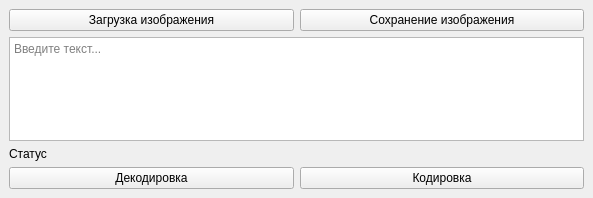
<?xml version="1.0" encoding="UTF-8"?>
<ui version="4.0">
 <class>MainWindow</class>
 <widget class="QMainWindow" name="MainWindow">
  <property name="geometry">
   <rect>
    <x>0</x>
    <y>0</y>
    <width>593</width>
    <height>198</height>
   </rect>
  </property>
  <property name="windowTitle">
   <string>Дешифратор</string>
  </property>
  <property name="styleSheet">
   <string notr="true">QPushButton:hover{color: blue; font: bold 10pt;}</string>
  </property>
  <widget class="QWidget" name="centralwidget">
   <layout class="QVBoxLayout" name="verticalLayout">
    <item>
     <layout class="QHBoxLayout" name="horizontalLayout">
      <item>
       <widget class="QPushButton" name="loadImgButton">
        <property name="text">
         <string>Загрузка изображения</string>
        </property>
       </widget>
      </item>
      <item>
       <widget class="QPushButton" name="saveImgButton">
        <property name="text">
         <string>Сохранение изображения</string>
        </property>
       </widget>
      </item>
     </layout>
    </item>
    <item>
     <widget class="QPlainTextEdit" name="plainTextEdit">
      <property name="sizePolicy">
       <sizepolicy hsizetype="Expanding" vsizetype="Expanding">
        <horstretch>1</horstretch>
        <verstretch>0</verstretch>
       </sizepolicy>
      </property>
      <property name="placeholderText">
       <string>Введите текст...</string>
      </property>
     </widget>
    </item>
    <item>
     <widget class="QLabel" name="outputLabel">
      <property name="sizePolicy">
       <sizepolicy hsizetype="Preferred" vsizetype="Preferred">
        <horstretch>1</horstretch>
        <verstretch>0</verstretch>
       </sizepolicy>
      </property>
      <property name="text">
       <string>Статус</string>
      </property>
      <property name="scaledContents">
       <bool>false</bool>
      </property>
      <property name="alignment">
       <set>Qt::AlignLeading|Qt::AlignLeft|Qt::AlignTop</set>
      </property>
      <property name="wordWrap">
       <bool>true</bool>
      </property>
     </widget>
    </item>
    <item>
     <layout class="QHBoxLayout" name="horizontalLayout_2">
      <item>
       <widget class="QPushButton" name="decodeMsgButton">
        <property name="text">
         <string>Декодировка</string>
        </property>
       </widget>
      </item>
      <item>
       <widget class="QPushButton" name="encodeMsgButton">
        <property name="text">
         <string>Кодировка</string>
        </property>
       </widget>
      </item>
     </layout>
    </item>
   </layout>
  </widget>
 </widget>
 <tabstops>
  <tabstop>loadImgButton</tabstop>
  <tabstop>saveImgButton</tabstop>
  <tabstop>encodeMsgButton</tabstop>
  <tabstop>decodeMsgButton</tabstop>
 </tabstops>
 <resources/>
 <connections/>
</ui>
